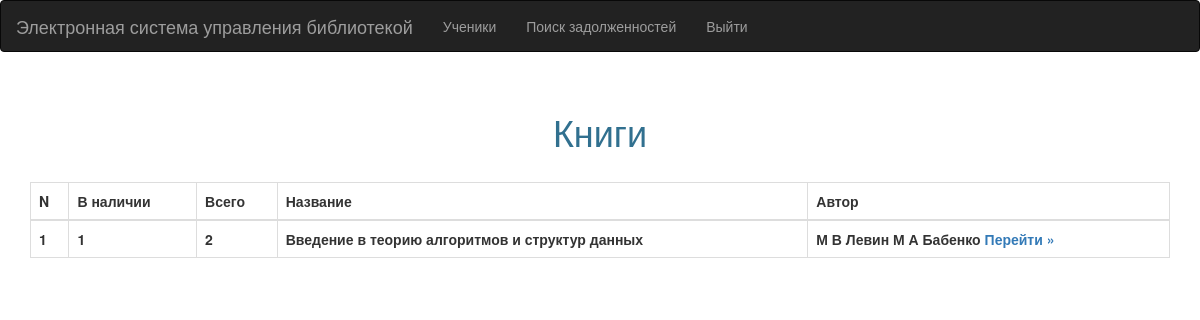
The page /get_books on the database as committed earlier.
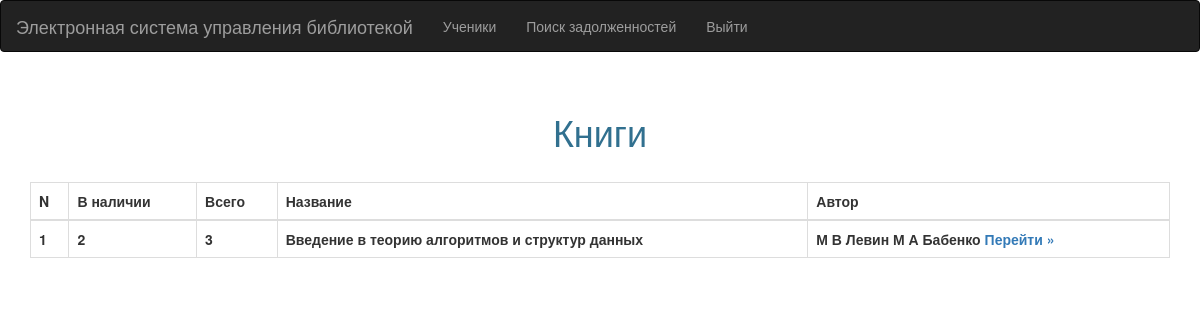
The same page on the database as committed later.
### tables this page shows
CREATE TABLE Books_Tab(ID INTEGER PRIMARY KEY AUTOINCREMENT, In_Stock int NULL, All_Books int NULL, Name_Of_Book nvarchar(150) NULL, Author_Of_Book nvarchar(150) NULL, ISBN nvarchar(20) NULL);

### server.py (the view)
@app.route('/get_books', methods=['GET', 'POST'])
def get_books():
    books = list(map(lambda x: [x[0], x[1], x[2], x[3][0].upper() + x[3][1:], title(x[4])],
                      list(map(list, executes_for_web.select_tab(1)))))
    return render_template('book.html', books=books)

### executes_for_web.py (called while the page is built)
def select_tab(tab):
    print('Trying to connect:')
    try:
        connection = sqlite3.connect('TSL.db', timeout=10)
        print('Connected')
    except:
        print('Could not connect')
    cursor = connection.cursor()
    if tab:
        return list(map(lambda x: x[:-1], cursor.execute("select * from Books_Tab").fetchall()))
    return list(map(lambda x: x[:-2], cursor.execute("select * from Main_Tab").fetchall()))
    connection.close()

### server.py (called while the page is built)
def title(string):
    return ' '.join(list(map(lambda x: x[0].upper() + x[1:], string.split())))

### templates/book.html
{%extends "layer.html"%}
{% block body %}
<nav class="navbar navbar-inverse">
    <div class="container-fluid">
        <div class="navbar-header">
            <span class="navbar-brand">Электронная система управления библиотекой</span>
        </div>
        <div>
            <ul class="nav navbar-nav">
                <li><a href="{{ url_for('get_students')}}">Ученики</a></li>
                <li><a href="{{ url_for('main') }}" >Поиск задолженностей</a></li>
                <li><a href="{{ url_for('logout') }}">Выйти</a></li>
            </ul>
        </div>
    </div>
</nav>
<br>
<div class="container" align="center">
    <h1 class="text-info">Книги</h1>
    <br>
     <div class="table-responsive">
        <table class="table table-hover table-bordered">
            <thead>
            <tr>
                <th>N</th>
                <th>В наличии</th>
                <th>Всего</th>
                <th>Название</th>
                <th>Автор</th>
            </tr>
           </thead>
            <tbody>
            {%for i in books%}
            <tr>
                <th>{{i[0]}}</th>
                <th>{{i[1]}}</th>
                <th>{{i[2]}}</th>
                <th>{{i[3]}}</th>
                <th>{{i[4]}} <a href="{{ url_for('book', name=i[3]+ '_' +i[4])}}">Перейти &raquo;</a></th>
            </tr>
            {% endfor %}
            </tbody>
        </table>
    </div>
</div>
{%endblock%}

Rows that differ between the two databases and show on the page:
changed Books_Tab "Введение в теорию алгоритмов и структур данных": In_Stock "1" → "2"; All_Books "2" → "3"
